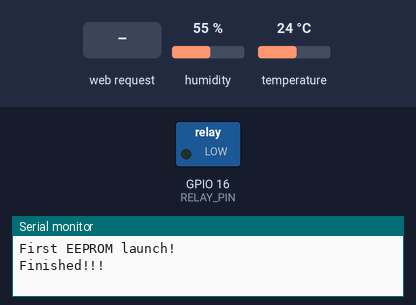
The sketch below on a simulated ESP8266 (NodeMCU). Parts: switched loads named in the sketch (green lamp = pin HIGH), the last lines printed to the serial monitor. The test bench sets the inputs (shaded band); at power-on: humidity 55 %, temperature 24 °C. EEPROM starts erased.

Above: at 8.2 s.
8.3 s: HTTP request GET /relay_switch received
At 9.5 s:
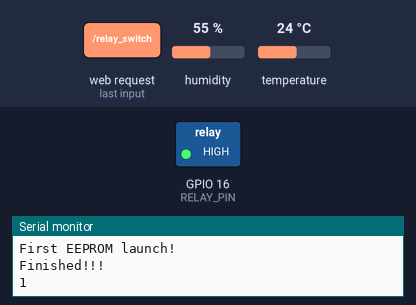
9.8 s: HTTP request GET /temperature received
14.5 s: HTTP request GET /get_new_option_value received
Timing chart, 0 to 17.5 s (numbered marks = the images above; inputs shaded):
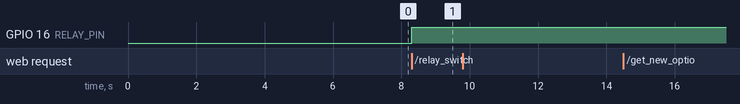

Measured:
- after the input at 8.3 s, GPIO 16 (RELAY_PIN): LOW → HIGH at once

The sketch:

thermostat.ino
```cpp
#include <Arduino.h>
#include "DHT.h"
#include <ESP8266WiFi.h>
#include <ESPAsyncTCP.h>
#include <ESPAsyncWebServer.h>
#include <EEPROM.h>
#include "webpages.h"

#define DEBUG_MODE                                      // -- КОНСТАНТА РЕЖИМА ОТЛАДКИ

#define INIT_ADDR 1023                                  // -- НОМЕР РЕЗЕРВНОЙ ЯЧЕЙКИ ДЛЯ ПЕРВОГО ЗАПУСКА
#define INIT_KEY 249                                    // -- КЛЮЧ ПЕРВОГО ЗАПУСКА

#define DHTPIN 4                                        // -- НОМЕР ПОРТА ПОДКЛЮЧЕНИЯ ДАТЧИКА ТЕМПЕРАТУРЫ
#define RELAY_PIN 16
#define DHTTYPE DHT22                                   // -- ТИП ДАТЧИКА ТЕМПЕРАТУРЫ

const char* PARAM_MIN_TEMP = "min_temp";                // -- ПАРАМЕТРЫ GET-ЗАПРОСА СО СТРАНИЦЫ НАСТРОЕК ВЕБ-ИНТЕРФЕЙСА
const char* PARAM_SSID = "ssid";
const char* PARAM_PASS = "pass";
const char* PARAM_STATIC_IP = "static_ip";

DHT dht(DHTPIN, DHTTYPE);                               // -- СОЗДАНИЕ ЭКЗЕМПЛЯРА КЛАССА ДАТЧИКА ТЕМПЕРАТУРЫ
AsyncWebServer server(80);                              // -- СОЗДАНИЕ ЭКЗЕМПЛЯРА КЛАССА ВЕБ-СЕРВЕРА

float temp_fridge = 0.0;                                // -- ТЕМПЕРАТУРА С ДАТЧИКА ХОЛОДИЛЬНИКА
float temp_freezer = 0.0;                               // -- ТЕМПЕРАТУРА С ДАТЧИКА МОРОЗИЛЬНОЙ КАМЕРЫ
float temp_compressor = 0.0;                            // -- ТЕМПЕРАТУРА С КОМПРЕССОРА


String relay_button_text = "Включить";
bool relay_activated = false;

struct Configuration {
  float min_temp = 20.0;                                 // -- МИНИМАЛЬНО ДОПУСТИМАЯ ТЕМПЕРАТУРА С ДАТЧИКА
  char ssid[10] = "termostat";                           // -- SSID ОСНОВНОЙ СЕТИ
  char password[15] = "141414121212";                    // -- ПАРОЛЬ ОСНОВНОЙ СЕТИ
};

String GetTemperature()
{
  #ifdef DEBUG_MODE
    Serial.println("Fridge temp: " + String(temp_fridge));
  #endif

  return String(temp_fridge) + "/" + String(temp_freezer) + "/" + String(temp_compressor);
}

String processor(const String& var)
{

  #ifdef DEBUG_MODE
    Serial.println(var);
  #endif

  if (var == "TEMP_1") {
    if (!isnan(temp_fridge)) return String(temp_fridge);
  }
  else if (var == "TEMP_2") {
    if (!isnan(temp_freezer)) return String(temp_freezer);
  }
  else if (var == "TEMP_3") {
    if (!isnan(temp_compressor)) return String(temp_compressor);
  }
  return String();
}

Configuration configuration;

void setup()
{
  pinMode(RELAY_PIN, OUTPUT);                            // -- ПИН РЕЛЕ

#ifdef DEBUG_MODE
  Serial.begin(115200);
#endif

  EEPROM.begin(4096);
  delay(1000);

  if (EEPROM.read(INIT_ADDR) != INIT_KEY) { // -- ПЕРВЫЙ ЗАПУСК
    Serial.println("First EEPROM launch!");
    EEPROM.write(INIT_ADDR, INIT_KEY);    // -- ЗАПИСАЛИ КЛЮЧ
    EEPROM.put(0, configuration);
  }

  EEPROM.get(0, configuration);
  EEPROM.commit();
  EEPROM.end();

  dht.begin();
  delay(5000);

  WiFi.disconnect();
  WiFi.mode(WIFI_OFF);

  WiFi.mode(WIFI_AP);
  WiFi.softAP(configuration.ssid, configuration.password);
  delay(1000);

  server.on("/", HTTP_GET, [](AsyncWebServerRequest *request) {
     request->send_P(200, "text/html", main_page, processor);
  });

  server.on("/main.html", HTTP_GET, [](AsyncWebServerRequest *request) {
     request->send_P(200, "text/html", main_page, processor);
  });

  server.on("/temperature", HTTP_GET, [](AsyncWebServerRequest *request) {
    request->send_P(200, "text/plain", GetTemperature().c_str());
  });

  server.on("/options.html", HTTP_GET, [](AsyncWebServerRequest *request) {
     request->send(200, "text/html", options_page);
  });

  server.on("/news.html", HTTP_GET, [](AsyncWebServerRequest *request) {
     request->send(200, "text/html", news_page);
  });

  server.on("/contacts.html", HTTP_GET, [](AsyncWebServerRequest *request) {
     request->send(200, "text/html", contacts_page);
  });

  server.on("/get_new_option_value", HTTP_GET, [](AsyncWebServerRequest *request) {
      String new_value;

      if (request->hasParam(PARAM_MIN_TEMP))
      {
        new_value = request->getParam(PARAM_MIN_TEMP)->value();
        if (new_value.toFloat() != configuration.min_temp) {
          configuration.min_temp = new_value.toFloat();

        #ifdef DEBUG_MODE
          Serial.println("Min Temp changed, new value: " + (String)configuration.min_temp);
        #endif
        }
      }

      if (request->hasParam(PARAM_SSID))
      {
        new_value = request->getParam(PARAM_SSID)->value();
        if (new_value != String(configuration.ssid)) {
          new_value.toCharArray(configuration.ssid, new_value.length() + 1);

          #ifdef DEBUG_MODE
            Serial.println("SSID changed, new value: " + String(configuration.ssid));
          #endif
        }
      }

      if (request->hasParam(PARAM_PASS))
      {
        new_value = request->getParam(PARAM_PASS)->value();
        if (new_value != String(configuration.password)) {
          new_value.toCharArray(configuration.password, new_value.length() + 1);

          #ifdef DEBUG_MODE
            Serial.println("Password changed, new value: " + String(configuration.password));
          #endif
        }
      }

      EEPROM.begin(4096);
      EEPROM.put(0, configuration);
      #ifdef DEBUG_MODE
        Serial.println("Configuration saved in EEPROM!");
      #endif
      EEPROM.commit();
      EEPROM.end();

      request->redirect("/options.html");
  });

  server.on("/get_options", HTTP_GET, [](AsyncWebServerRequest *request) {
    float temp_to_get = configuration.min_temp;
    request->send_P(200, "text/plain", (String(temp_to_get)
                                    + "/" + configuration.ssid
                                    + "/" + configuration.password
                                    ).c_str());
  });

  server.on("/relay_switch", HTTP_GET, [](AsyncWebServerRequest *request) {
    if(relay_button_text == "Включить")
      relay_button_text = "Выключить";
    else
      relay_button_text = "Включить";

    relay_activated = !relay_activated;
    if (relay_activated)
      digitalWrite(RELAY_PIN, HIGH);
    else
      digitalWrite(RELAY_PIN, LOW);

    #ifdef DEBUG_MODE
      Serial.println(digitalRead(RELAY_PIN));
    #endif

    request->send_P(200, "text/plain", relay_button_text.c_str());
  });

  server.begin();

#ifdef DEBUG_MODE
  Serial.println("Finished!!!");
#endif

}

void loop()
{
  temp_fridge = dht.readTemperature();
  temp_freezer = dht.readHumidity();

  delay(6000);
  #ifdef DEBUG_MODE
    Serial.println("Min_temp: " + String(configuration.min_temp));
  #endif
}
```

Source omitted: webpages.h (16585 bytes)
